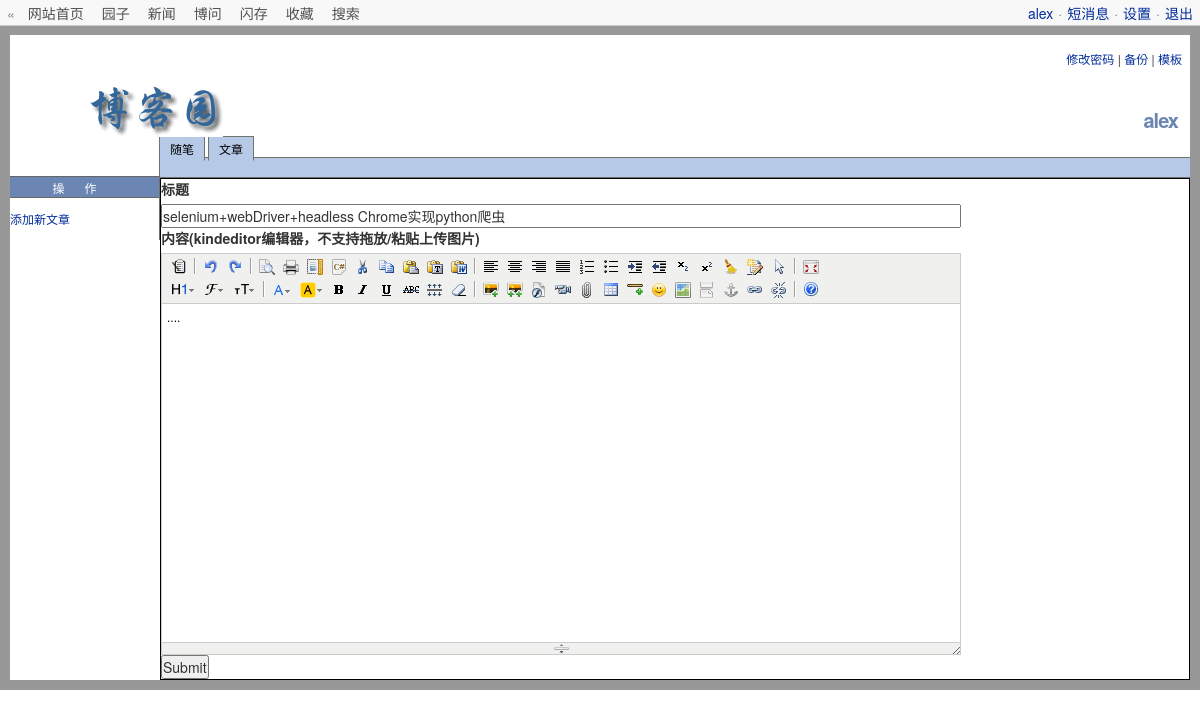
The page /3/editor/ (signed in) on the database its author committed.
### blog/models.py (models this page shows, shortened)
class UserInfo(AbstractUser):
    nid = models.AutoField(primary_key=True)
    username = models.CharField(max_length=12,unique=True)
    telephone = models.CharField(max_length=11, null=True, unique=True)
    avatar = models.FileField(upload_to='avatars/', default='/avatars/default.jpg')
    create_time = models.DateTimeField(verbose_name='创建时间', auto_now_add=True)
    blog = models.OneToOneField(to='Blog', to_field='nid', null=True,on_delete=models.CASCADE)

class Article(models.Model):
    nid = models.AutoField(primary_key=True)
    title = models.CharField(max_length=50, verbose_name='文章标题')
    desc = models.CharField(max_length=50, verbose_name='文章描述')
    create_time = models.DateTimeField(verbose_name='创建时间', auto_now_add=True)
    content = models.TextField()
    comment_count = models.IntegerField(default=0)
    up_count = models.IntegerField(default=0)
    down_count = models.IntegerField(default=0)
    user = models.ForeignKey(verbose_name='作者', to='UserInfo', to_field='nid', on_delete=models.CASCADE)
    category = models.ForeignKey(to='Category', to_field='nid', null=True, on_delete=models.CASCADE)
    tags = models.ManyToManyField(to='Tag', through='Article2Tag', through_fields=('article', 'tag'))

### blog/views.py (the view, shortened to what this page needs)
# urls.py: re_path('(?P<article_id>\d+)/editor/$', views.editor_article),
def editor_article(request, article_id):
    article_obj = models.Article.objects.filter(pk=article_id).first()
    return render(request, 'editor_article.html', locals())

### templates/editor_article.html (shortened to what this page needs)
{% extends 'add_article.html' %}
{% block editor %}
    <form method="post">
        <div>
            <label for="">标题</label>
            <div>
                <input type="text" name="title" style="width: 800px" value="{{ article_obj.title }}">
            </div>
        </div>
        <div>
            <label for="">内容(kindeditor编辑器，不支持拖放/粘贴上传图片)</label>
            <div>
            </div>
            <input type="submit">
        </div>
    </form>
{% endblock editor %}

### templates/blog_backend.html (shortened to what this page needs)
<!DOCTYPE html>
<html lang="en">
<head>
    <link rel="stylesheet" href="/static/blog/bootstrap-3.3.7/css/bootstrap.css">
    <link rel="stylesheet" href="/static/blog/css/blog_backend.css">
</head>
<body>
<div id="top_nav">
    <div id="left">
        « <a href="http://127.0.0.1:8000/index/">网站首页</a><a href="#">园子</a><a href="#">新闻</a><a
            href="#">博问</a><a href="#">闪存</a><a href="#">收藏</a><a
            href="#">搜索</a>
    </div>
    <div id="right"><a id="user_nav_blog_link" href="/{{ request.user.username }}">{{ request.user.username }}</a>·<a
            href="#">短消息</a>·<a href="#">设置</a>·<a href="/logout/">退出</a></div>
</div>
<div id="main" class="clearfix">
    <div id="Header">
        <div id="SiteNav"><a href="#">修改密码</a>&nbsp;|&nbsp;<a
                href="#">备份</a>&nbsp;|&nbsp;<a href="#">模板</a>
        </div>
        <div id="BlogTitle"><a id="BlogTitleLink"
                               href="/{{ request.user.username }}">{{ request.user.username }}</a>
        </div>
        <div id="SiteTitle">
            <a id="TitleLink" href="#"><img src="/static/blog/img/adminlogo.gif"
                                            alt=""></a>
        </div>
    </div>
    <div id="main_body">
        <div id="main_wrap">
            <div id="main_container">
                <div id="tab_nav">
                    <ul>
                        <li><a id="TabPosts" href="#" class="current_nav">随笔</a></li>
                        <li><a id="TabPosts" href="#" class="current_nav">文章</a></li>
                    </ul>
                </div>
                <div id="sub_nav">
                </div>
                {% block content %}{% endblock %}
            </div>
        </div>
        <div id="left_container">
            <div id="left_nav">
                <h2>操作</h2>
                <ul>
                    <li><a href="/add_article/">添加新文章</a></li>
                </ul>
            </div>
        </div>
    </div>
</div>
</body>
</html>

### static/blog/css/blog_backend.css (style rules this page uses)
* { margin: 0; padding: 0; }
#top_nav { background: none repeat scroll 0 0 #f8f8f8; border-bottom: 1px solid #ccc; left: 0; top: 0; right: 0; position: absolute; margin: auto; color: gray; height: 26px; line-height: 26px; padding-left: 5px; padding-right: 5px; }
#top_nav #left { float: left; margin-left: 2px; }
#top_nav #right { float: right; margin-right: -3px; }
#top_nav #right a { margin-left: 5px; margin-right: 5px; }
#top_nav a { text-decoration: none; }
a { background-color: transparent; }
#top_nav #left a:link, #top_nav #left a:active, #top_nav #left a:visited { color: #515151; }
#top_nav #left a { margin-left: 9px; margin-right: 9px; }
div#Header { margin: 0; padding: 0; vertical-align: top; }
div#SiteNav { font-size: 12px; padding: 15px 8px; text-align: right; }
#BlogTitle { clear: none; color: #333333; float: right; font-size: 20px; font-weight: bold; letter-spacing: -1px; margin-right: 8px; padding: 4px; position: relative; text-align: right; top: 30px; z-index: 10; background: inherit; padding-bottom: 20px; margin-top: -10px; }
div#BlogTitle a:link, div#BlogTitle a:visited { color: #6B86B3; background: inherit; }
a:link, a:visited, a:active { color: #002C99; text-decoration: none; background: inherit; }
#SiteTitle { clear: none; color: #333333; font-size: 26px; font-weight: bold; padding: 4px; background: inherit; padding-bottom: 40px; padding-left: 80px; height: 50px; }
a:link { color: #002C99; text-decoration: none; background: inherit; }
#main { border: 10px solid rgba(102, 102, 102, 0.67); background-color: #fff; color: #333; margin-top: 25px; }
#left_nav h2 { font-weight: normal; color: #fff; border-bottom: 1px solid #666; border-top: 1px solid #666; background-color: #6b86b3; text-align: center; padding: 0; letter-spacing: 20px; height: 22px; line-height: 22px; font-size: 12px; }
#left_nav ul { list-style: none; }
#left_container { width: 150px; float: left; margin-top: 24px; border-right: 1px solid #6f736d; margin-right: -1px; font-size: 12px; }
#left_container ul li { line-height: 22px; word-wrap: break-word; }
a:link, a:visited, a:active { color: #002c99; text-decoration: none; }
#main_wrap { margin-left: -150px; float: right; width: 100%; padding-top: 0; margin-top: 8px; }
#main_body { height: 100%; width: 100%; }
#main_container { margin-left: 150px; }
#tab_nav { font-size: 12px; padding: 0; border-bottom: 1px solid #6f736d; margin-left: -1px; }
#tab_nav ul { float: left; margin-bottom: -1px; list-style: none; }
#tab_nav li { float: left; margin-right: 3px; padding-bottom: 1px; }
#sub_nav { background-color: #b6c9e7; border-top: 0 solid #6f736d; border-bottom: 1px solid #6f736d; padding: 0 10px; height: 20px; top: 10px; }
#tab_nav li a { background-color: #b6c9e7; border-color: #6f736d #6f736d #b6c9e7 #6f736d; border-style: solid; border-width: 1px; color: #000; letter-spacing: 0; margin: 0; padding: 3px 10px; }

### rows shown on the page
UserInfo: user.username "alex"
Article: title "selenium+webDriver+headless Chrome实现python爬虫"
